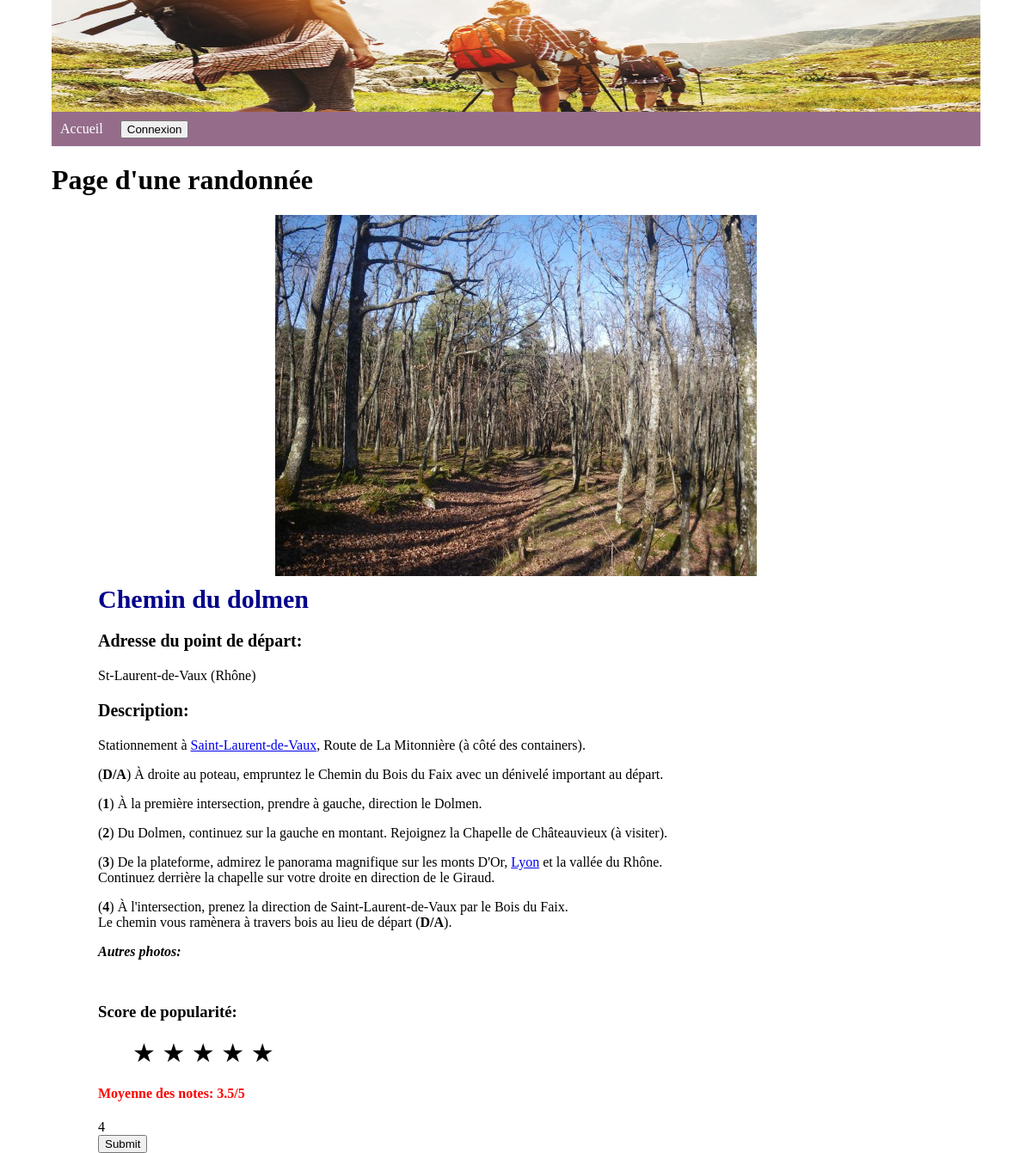
Screenshot of /index.php?gestion=randonner&id_randonnee=26 with the database file from the repository.
### tables this page shows
CREATE TABLE `tbl_randonnee` (
  `nomDeRandonnee` varchar(250) NOT NULL,
  `depart` varchar(250) NOT NULL,
  `description` text NOT NULL,
  `score` int(11) NOT NULL,
  `photo` varchar(50) NOT NULL,
  `id_randonnee` int(11) NOT NULL
);

### pages/main/randonner.php (the view, shortened to what this page needs)
<h1>Page d'une randonnée </h1>
<?php
$sql_uneRandonnee = "SELECT * FROM tbl_randonnee WHERE tbl_randonnee.id_randonnee='$_GET[id_randonnee]'LIMIT 1 ";
$query_uneRandonnee = mysqli_query($mysqli, $sql_uneRandonnee);
while ($row_uneRandonnee = mysqli_fetch_array($query_uneRandonnee)) {
    $id_randonnee = $row_uneRandonnee['id_randonnee'];
?>
    <div class="wrapperDetail">
        <div class="photoRandonnee">
            <img width: 100% src="../../images/<?php echo $row_uneRandonnee['photo'] ?>">
        </div>
        <div class="detailRandonnee">
            <h3><?php echo $row_uneRandonnee['nomDeRandonnee'] ?></h3>
            <p class="titre-une-randonnee">Adresse du point de départ: </p> <?php echo $row_uneRandonnee['depart'] ?>
            <p class="titre-une-randonnee">Description: </p> <?php echo $row_uneRandonnee['description'] ?>
        </div>
        <div class="scoreRandonnee">
            <h3>Score de popularité:</h3>
            <?php
            $query_rating = "SELECT ROUND(AVG(score), 1) as numRating FROM tbl_score WHERE id_randonnee=" . $id_randonnee;
            $avgresult = mysqli_query($mysqli, $query_rating);
            $fetchAverage = mysqli_fetch_array($avgresult);
            $numRating = $fetchAverage['numRating'];
            ?>
            <ul class="list-inline" title="Average Rating">
                <?php for ($count = 1; $count <= 5; $count++) : ?>
                    <?php if ($count <= round($numRating)) {
                        $color = 'color:#ffcc00;';
                    } else {
                        $color = 'color:#ccc;';
                    } ?>
                    <li title="Score de popularité"
                    id="{{$id_randonnee}} - {{$count}} "
                    data-index="{{$count}}"
                    data-randonnee_id="{{$id_randonnee}}"
                    data-score="{{round($numRating)}}"
                    class="score"
                    style="cursor: pointer; color:<?php echo $color; ?>;  font-size:30px;">
                        &#9733;
                    </li>
                <?php endfor; ?>
            </ul>
            <h4 style="color:red;"> <?php echo 'Moyenne des notes: ' . $numRating . '/5 ' ?></h4>
            <?php echo round($numRating) ?>
            <form><input type="Submit" name="Submit"></form>
        </div>
    </div>
<?php
}
?>

### css/style.css (style rules this page uses)
body { margin:0; padding: 0; }
.wrapperDetail { height: auto; width: 90%; margin:0 auto; }
.photoRandonnee { display: flex; justify-content: center; }
.detailRandonnee { float:left; width: 100%; margin-top: 10px; }
.detailRandonnee h3 { font-size: 30px; color: darkblue; margin: 0; }
.titre-une-randonnee { font-size: 20px; font-weight: bold; }
.list-inline >li { display: inline; list-style: none; text-decoration: none; }

### rows the page displays
tbl_randonnee: photo (picture), nomDeRandonnee "Chemin du dolmen", depart "St-Laurent-de-Vaux (Rhône)", description "Stationnement à Saint-Laurent-de-Vaux , Route de La Mitonnière (à côté des containers). ( D/A ) À droite au poteau, empruntez le Chemin du Bois du Faix avec un dénivelé important au départ. ( 1 ) À la première intersection, prendre à gauche, direction le Dolmen. ( 2 ) Du Dolmen, continuez sur la gauche en montant. Rejoignez la Chapelle de Châteauvieux (à visiter). ( 3 ) De la plateforme, admirez le panorama magnifique sur les monts D'Or, Lyon et la vallée du Rhône. Continuez derrière la chapelle sur votre droite en direction de le Giraud. ( 4 ) À l'intersection, prenez la direction de Saint-Laurent-de-Vaux par le Bois du Faix. Le chemin vous ramènera à travers bois au lieu de départ ( D/A…", numRating "3.5", numRating "4"
